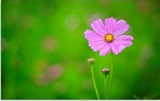
#> input picture code/images/flower1.jpg, 160 x 101 px; its folder holds 4 pictures in this run
$ jupyter execute image-clustering.ipynb
#> lines starting #> are read from the running program, lines starting #| are printed output that depends on the picture
M. Amintoosi
## برنامه خوشه‌بندی تعدادی تصاویر بر اساس بردار میاگین آنها

اگر در گوکل کولب اجرا می‌کنید، دو دستور زیر را از حالت توضیح خارج کنید

[cell 1]
# !git clone https://github.com/fum-cs/fds.git
# %cd fds/code

<div dir="rtl">
با درخواست زیر از چت جی پی تی خواستم که برنامه را بنویسد:

تعدادی عکس رنگی jpg در یک پوشه دارم. تکه برنامه پایتونی میخواهم که میانگین شدت رنگ پیکسلهای هر تصویر را به دست آورده، این بردارهای میانگین را به عنوان نماینده تصاویر خوشه بندی کرده و  سپس تصاویر هر خوشه را نشان دهد

اینم حاصلش با مقداری ویرایش:
</div>

<div dir="rtl">
•  ابتدا، تمام تصاویر jpg را از یک پوشه مشخص خوانده و به آرایه های NumPy تبدیل میکند.

•  سپس، میانگین شدت رنگ پیکسلهای هر تصویر را به دست میآورد و یک بردار سه بعدی از آنها میسازد.

•  سپس، از الگوریتم k-means از کتابخانه scikit-learn برای خوشه بندی بردارهای میانگین استفاده میکند. شما میتوانید تعداد خوشه ها را به دلخواه خود تنظیم کنید.

•  در نهایت، تصاویر هر خوشه را با استفاده از کتابخانه matplotlib نمایش میدهد.
</div>

[cell 2]
# وارد کردن کتابخانه های مورد نیاز
import os
import numpy as np
from PIL import Image
from sklearn.cluster import KMeans
import matplotlib.pyplot as plt
from skimage.color import rgb2hsv
from skimage.color import rgb2lab

# تعریف پوشه ای که تصاویر jpg در آن قرار دارند
folder = "images"

# خواندن تصاویر و تبدیل آنها به آرایه های NumPy
images = []
for filename in os.listdir(folder):
    if filename.endswith(".jpg"):
        img = Image.open(os.path.join(folder, filename))
#> img is the input picture: PIL image 160x101 RGB; mean R, G, B 81, 137.3, 31.8
        img = np.array(img)
        images.append(img)

# تعداد تصاویر
n = len(images)

# محاسبه میانگین شدت رنگ پیکسلهای هر تصویر
means = []
for img in images:
    # img = rgb2hsv(img)
    # img = rgb2lab(img)
    mean = np.mean(img, axis=(0, 1)) # میانگین بر اساس محورهای ارتفاع و عرض
    means.append(mean)

# تبدیل لیست میانگینها به آرایه NumPy
means = np.array(means)

# خوشهبندی بردارهای میانگین با الگوریتم k-means
k = 3 # تعداد خوشه ها - شما میتوانید این را تغییر دهید
kmeans = KMeans(n_clusters=k, random_state=42)
kmeans.fit(means)
labels = kmeans.labels_ # برچسب خوشه ها

# نمایش تصاویر هر خوشه
for i in range(k):
    # انتخاب تصاویری که به خوشه i تعلق دارند
    cluster = [images[j] for j in range(n) if labels[j] == i]
    # تعداد تصاویر در خوشه i
    m = len(cluster)
    # تعیین اندازه شکل برای نمایش تصاویر
    plt.figure(figsize=(10, 3))
    # حلقه برای نمایش تصاویر
    for j in range(m):
        # ایجاد یک زیر شکل برای هر تصویر
        plt.subplot(1, m, j + 1)
        # حذف محورها
        plt.axis("off")
        # نمایش تصویر
        plt.imshow(cluster[j])
    # نمایش عنوان شکل
    plt.suptitle(f"Cluster {i}")
    # نمایش شکل
    plt.show()
#> this loop made 3 passes
#> pass 1, `plt.show()`:
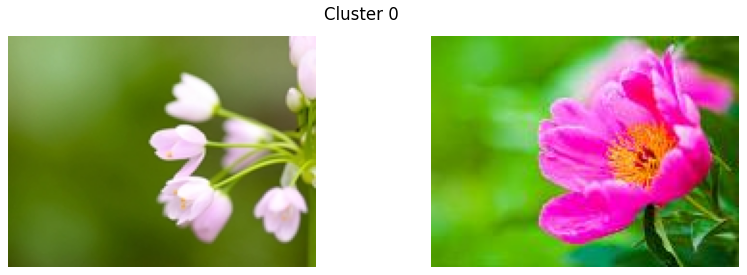
#> figure drawn by matplotlib, 2 panels
#> pass 2, `plt.show()`:
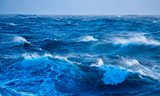
#> shown: shape (96, 160, 3); mean R, G, B 46.8, 119.2, 178.6
